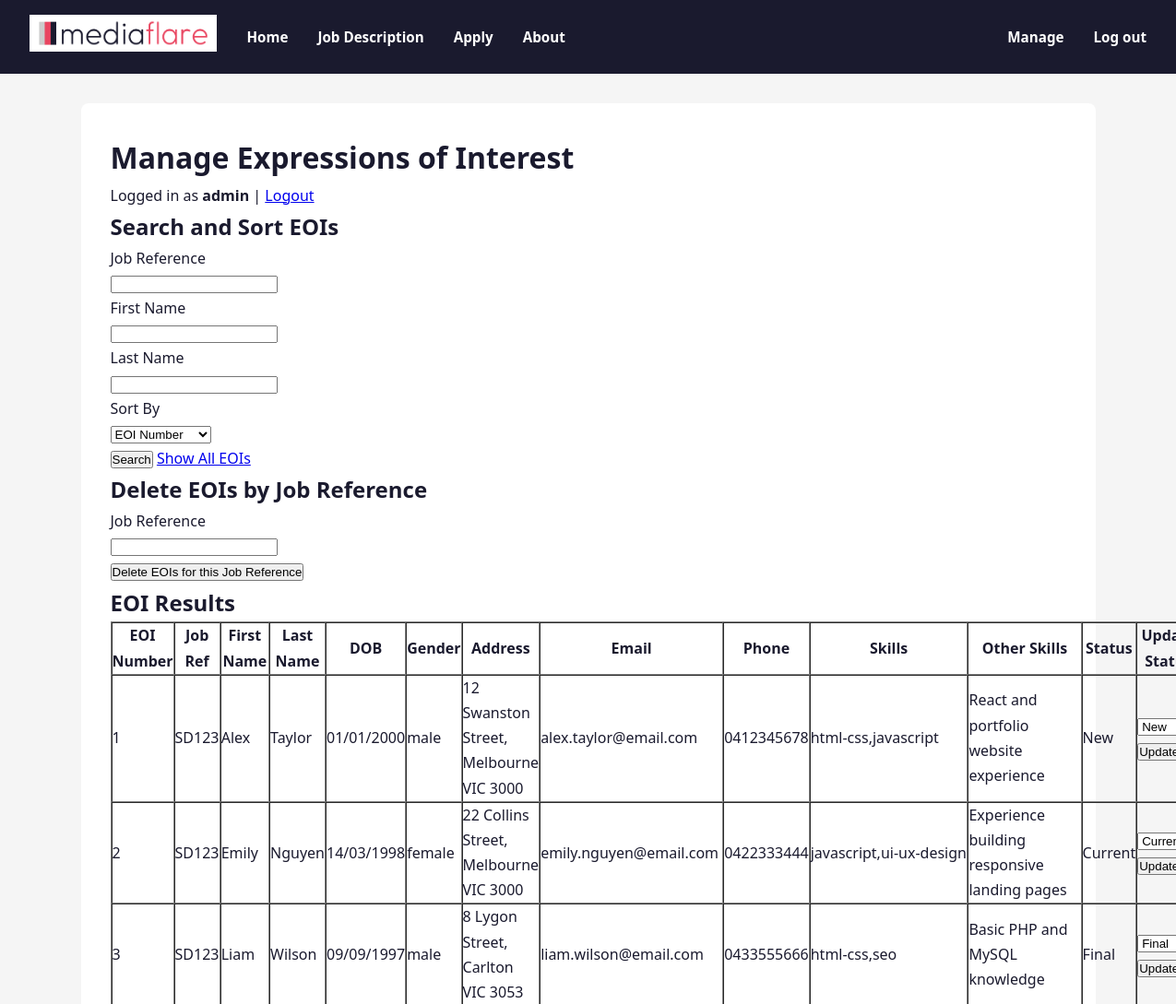
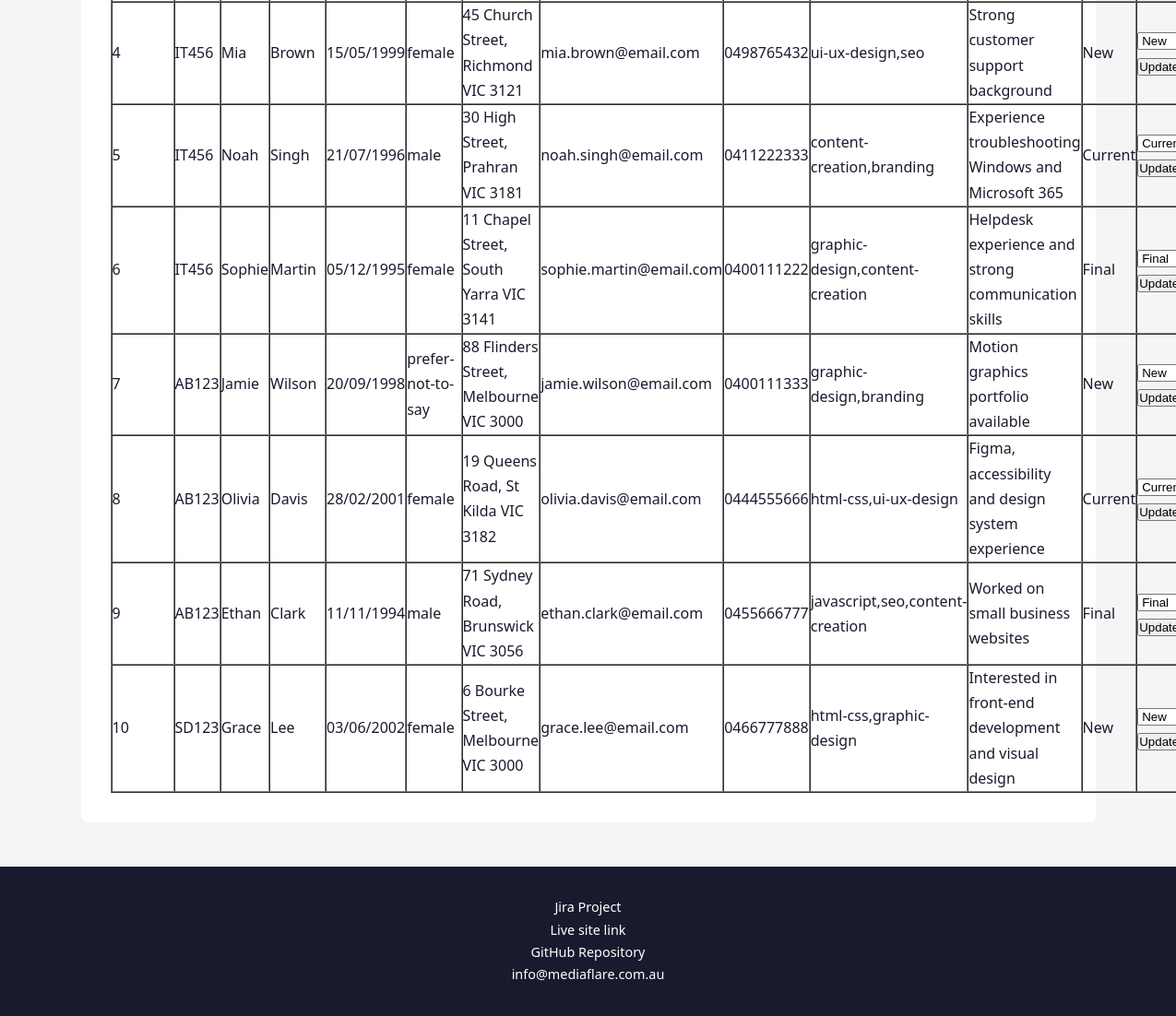
/manage.php (signed in), run on the app's committed database (2 pictures, top to bottom).
### tables this page shows
CREATE TABLE `eoi` (
  `EOInumber` int(11) NOT NULL,
  `job_reference` varchar(5) NOT NULL,
  `first_name` varchar(20) NOT NULL,
  `last_name` varchar(20) NOT NULL,
  `date_of_birth` varchar(10) NOT NULL,
  `gender` enum('male','female','prefer-not-to-say') NOT NULL,
  `street_address` varchar(40) NOT NULL,
  `suburb` varchar(40) NOT NULL,
  `state` enum('VIC','NSW','QLD','NT','WA','SA','TAS','ACT') NOT NULL,
  `postcode` char(4) NOT NULL,
  `email` varchar(255) NOT NULL,
  `phone` varchar(12) NOT NULL,
  `skills` varchar(255) NOT NULL,
  `other_skills` text DEFAULT NULL,
  `status` enum('New','Current','Final') NOT NULL DEFAULT 'New'
);

### manage.php (the view, shortened to what this page needs)
<?php
require_once 'settings.php';
$conn = new mysqli($host, $username, $password, $dbname);
function clean_output($value) {
    return htmlspecialchars($value ?? '', ENT_QUOTES, 'UTF-8');
}
$create_eoi_table = "
CREATE TABLE IF NOT EXISTS `eoi` (
  `EOInumber` int(11) NOT NULL AUTO_INCREMENT,
  `job_reference` varchar(5) NOT NULL,
  `first_name` varchar(20) NOT NULL,
  `last_name` varchar(20) NOT NULL,
  `date_of_birth` varchar(10) NOT NULL,
  `gender` enum('male','female','prefer-not-to-say') NOT NULL,
  `street_address` varchar(40) NOT NULL,
  `suburb` varchar(40) NOT NULL,
  `state` enum('VIC','NSW','QLD','NT','WA','SA','TAS','ACT') NOT NULL,
  `postcode` char(4) NOT NULL,
  `email` varchar(100) NOT NULL,
  `phone` varchar(12) NOT NULL,
  `skills` text NOT NULL,
  `other_skills` text,
  `status` enum('New','Current','Final') NOT NULL DEFAULT 'New',
  PRIMARY KEY (`EOInumber`)
) ENGINE=InnoDB DEFAULT CHARSET=utf8mb4;
";
$conn->query($create_eoi_table);
$allowed_sort_fields = [
    'EOInumber' => 'EOInumber',
    'job_reference' => 'job_reference',
    'first_name' => 'first_name',
    'last_name' => 'last_name',
    'status' => 'status'
];
$sort = $_GET['sort'] ?? 'EOInumber';
$sort_sql = $allowed_sort_fields[$sort];
$search_job_reference = trim($_GET['job_reference'] ?? '');
$search_first_name = trim($_GET['first_name'] ?? '');
$search_last_name = trim($_GET['last_name'] ?? '');
$sql = "SELECT * FROM eoi";
$sql .= " ORDER BY $sort_sql";
$stmt = $conn->prepare($sql);
$stmt->execute();
$result = $stmt->get_result();
include "header.inc";
include "nav.inc";
?>
<main class="section-container">
    <h1>Manage Expressions of Interest</h1>
    <p>
        Logged in as <strong><?php echo clean_output($_SESSION['username'] ?? 'Manager'); ?></strong>
        | <a href="logout.php">Logout</a>
    </p>
    <section>
        <h2>Search and Sort EOIs</h2>
        <form action="manage.php" method="get" novalidate>
            <p>
                <label for="job_reference">Job Reference</label><br>
                <input type="text" id="job_reference" name="job_reference"
                       value="<?php echo clean_output($search_job_reference); ?>">
            </p>
            <p>
                <label for="first_name">First Name</label><br>
                <input type="text" id="first_name" name="first_name"
                       value="<?php echo clean_output($search_first_name); ?>">
            </p>
            <p>
                <label for="last_name">Last Name</label><br>
                <input type="text" id="last_name" name="last_name"
                       value="<?php echo clean_output($search_last_name); ?>">
            </p>
            <p>
                <label for="sort">Sort By</label><br>
                <select id="sort" name="sort">
                    <option value="EOInumber" <?php if ($sort === 'EOInumber') echo 'selected'; ?>>EOI Number</option>
                </select>
            </p>
            <p>
                <input type="submit" value="Search">
                <a href="manage.php">Show All EOIs</a>
            </p>
        </form>
    </section>
    <section>
        <h2>Delete EOIs by Job Reference</h2>
        <form action="manage.php" method="post" novalidate>
            <p>
                <label for="delete_job_reference">Job Reference</label><br>
                <input type="text" id="delete_job_reference" name="delete_job_reference">
            </p>
            <p>
                <input type="submit" value="Delete EOIs for this Job Reference">
            </p>
        </form>
    </section>
    <section>
        <h2>EOI Results</h2>
        <?php if ($result && $result->num_rows > 0): ?>
            <table border="1" cellpadding="6" cellspacing="0">
                <thead>
                    <tr>
                        <th>EOI Number</th>
                        <th>Job Ref</th>
                        <th>First Name</th>
                        <th>Last Name</th>
                        <th>DOB</th>
                        <th>Gender</th>
                        <th>Address</th>
                        <th>Email</th>
                        <th>Phone</th>
                        <th>Skills</th>
                        <th>Other Skills</th>
                        <th>Status</th>
                        <th>Update Status</th>
                    </tr>
                </thead>
                <tbody>
                    <?php while ($row = $result->fetch_assoc()): ?>
                        <tr>
                            <td><?php echo clean_output($row['EOInumber']); ?></td>
                            <td><?php echo clean_output($row['job_reference']); ?></td>
                            <td><?php echo clean_output($row['first_name']); ?></td>
                            <td><?php echo clean_output($row['last_name']); ?></td>
                            <td><?php echo clean_output($row['date_of_birth']); ?></td>
                            <td><?php echo clean_output($row['gender']); ?></td>
                            <td>
                                <?php
                                echo clean_output(
                                    $row['street_address'] . ', ' .
                                    $row['suburb'] . ' ' .
                                    $row['state'] . ' ' .
                                    $row['postcode']
                                );
                                ?>
                            </td>
                            <td><?php echo clean_output($row['email']); ?></td>
                            <td><?php echo clean_output($row['phone']); ?></td>
                            <td><?php echo clean_output($row['skills']); ?></td>
                            <td><?php echo clean_output($row['other_skills']); ?></td>
                            <td><?php echo clean_output($row['status']); ?></td>
                            <td>
                                <form action="manage.php" method="post" novalidate>
                                    <select name="status">
                                        <option value="New" <?php if ($row['status'] === 'New') echo 'selected'; ?>>New</option>
                                        <option value="Current" <?php if ($row['status'] === 'Current') echo 'selected'; ?>>Current</option>
                                        <option value="Final" <?php if ($row['status'] === 'Final') echo 'selected'; ?>>Final</option>
                                    </select>
                                    <input type="submit" value="Update">
                                </form>
                            </td>
                        </tr>
                    <?php endwhile; ?>
                </tbody>
            </table>
        <?php else: ?>
            <p>No EOI records found.</p>
        <?php endif; ?>
    </section>
</main>
<?php
include "footer.inc";
?>

### styles/style.css (style rules this page uses)
* { margin: 0; padding: 0; box-sizing: border-box; }
body { font-family: 'Segoe UI', sans-serif; background-color: #f5f5f5; color: #1a1a2e; line-height: 1.7; }
.section-container { max-width: 1100px; margin: 2rem auto; padding: 2rem; background-color: #ffffff; border-radius: 8px; }

### data on the page
eoi: EOInumber "1", job_reference "SD123", first_name "Alex", last_name "Taylor", date_of_birth "01/01/2000", gender "male", street_address+suburb+state "12 Swanston Street, Melbourne VIC 3000", email "alex.taylor@email.com", phone "0412345678", skills "html-css,javascript", other_skills "React and portfolio website experience", status "New"
eoi: EOInumber "2", job_reference "SD123", first_name "Emily", last_name "Nguyen", date_of_birth "14/03/1998", gender "female", street_address+suburb+state "22 Collins Street, Melbourne VIC 3000", email "emily.nguyen@email.com", phone "0422333444", skills "javascript,ui-ux-design", other_skills "Experience building responsive landing pages", status "Current"
eoi: EOInumber "3", job_reference "SD123", first_name "Liam", last_name "Wilson", date_of_birth "09/09/1997", gender "male", street_address+suburb+state "8 Lygon Street, Carlton VIC 3053", email "liam.wilson@email.com", phone "0433555666", skills "html-css,seo", other_skills "Basic PHP and MySQL knowledge", status "Final"
eoi: EOInumber "4", job_reference "IT456", first_name "Mia", last_name "Brown", date_of_birth "15/05/1999", gender "female", street_address+suburb+state "45 Church Street, Richmond VIC 3121", email "mia.brown@email.com", phone "0498765432", skills "ui-ux-design,seo", other_skills "Strong customer support background", status "New"
eoi: EOInumber "5", job_reference "IT456", first_name "Noah", last_name "Singh", date_of_birth "21/07/1996", gender "male", street_address+suburb+state "30 High Street, Prahran VIC 3181", email "noah.singh@email.com", phone "0411222333", skills "content-creation,branding", other_skills "Experience troubleshooting Windows and Microsoft 365", status "Current"
eoi: EOInumber "6", job_reference "IT456", first_name "Sophie", last_name "Martin", date_of_birth "05/12/1995", gender "female", street_address+suburb+state "11 Chapel Street, South Yarra VIC 3141", email "sophie.martin@email.com", phone "0400111222", skills "graphic-design,content-creation", other_skills "Helpdesk experience and strong communication skills", status "Final"
eoi: EOInumber "7", job_reference "AB123", first_name "Jamie", last_name "Wilson", date_of_birth "20/09/1998", gender "prefer-not-to-say", street_address+suburb+state "88 Flinders Street, Melbourne VIC 3000", email "jamie.wilson@email.com", phone "0400111333", skills "graphic-design,branding", other_skills "Motion graphics portfolio available", status "New"
eoi: EOInumber "8", job_reference "AB123", first_name "Olivia", last_name "Davis", date_of_birth "28/02/2001", gender "female", street_address+suburb+state "19 Queens Road, St Kilda VIC 3182", email "olivia.davis@email.com", phone "0444555666", skills "html-css,ui-ux-design", other_skills "Figma, accessibility and design system experience", status "Current"
eoi: EOInumber "9", job_reference "AB123", first_name "Ethan", last_name "Clark", date_of_birth "11/11/1994", gender "male", street_address+suburb+state "71 Sydney Road, Brunswick VIC 3056", email "ethan.clark@email.com", phone "0455666777", skills "javascript,seo,content-creation", other_skills "Worked on small business websites", status "Final"
eoi: EOInumber "10", job_reference "SD123", first_name "Grace", last_name "Lee", date_of_birth "03/06/2002", gender "female", street_address+suburb+state "6 Bourke Street, Melbourne VIC 3000", email "grace.lee@email.com", phone "0466777888", skills "html-css,graphic-design", other_skills "Interested in front-end development and visual design", status "New"

### other printed values
clean_output($_SESSION['username'] ?? 'Manager') "admin"
